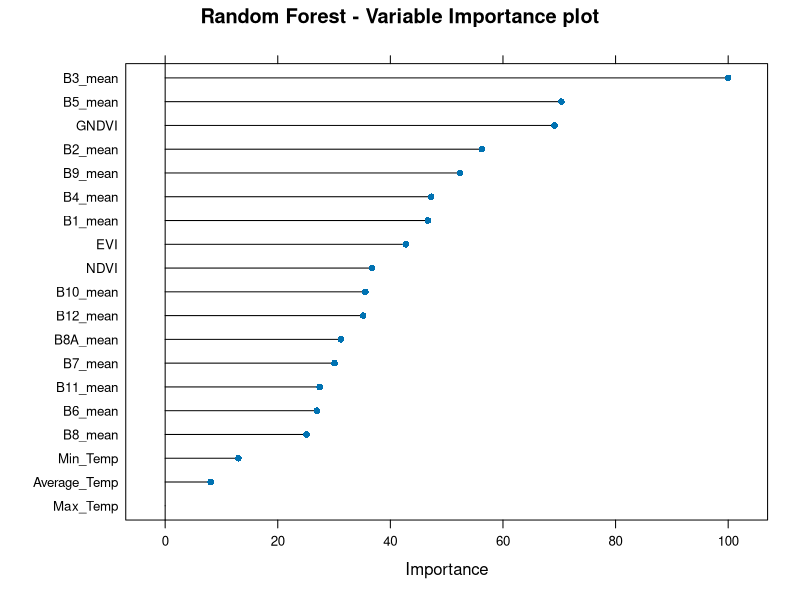

Generate this figure with R:
# Load packages
# https://www.machinelearningplus.com/machine-learning/caret-package/
# https://www.youtube.com/watch?v=fSytzGwwBVw
library(tidyverse)
library(mlbench)
library(caret)

# Set the folder location
#setwd('~/Dropbox/RS Project/RSSTARTUP_repo/Product_Development/Yield_forcasting_R/Innovation_laboratory_EAGLE')
setwd('/home/diego/GITHUP_REPO/Innovation_laboratory_EAGLE')

# Import dataset
# The dataset used is summary_fn.csv, which was clean but the original one
# is summary.csv
Field_Carmen <- read.csv('./Original_data/summary_fn.csv')

# Structure of the dataframe
str(Field_Carmen)

# See top 6 rows and 10 columns
head(Field_Carmen[, 1:10])

# Split the data into training and test set
set.seed(123)
training.samples <- Field_Carmen$Kg_He %>%
  createDataPartition(p = 0.75, list = FALSE)

train.data  <- Field_Carmen[training.samples, ]
test.data <- Field_Carmen[-training.samples, ]

################################################################################

# Build the model
#model <- lm(Kg_He ~., data = train.data)

# Observe the model
#model

# It is because, one of your dependent variables has NA for Coefficients given as
# output by the lm(..) function. Such a variable is making no difference to the 
# model, often due to multicollinearity problem ie, that predictor variable is 
# linearly dependent on other predictor variables OR because, that predictor 
# variable is constant for all the records(rows). The best thing to do is to drop
# that variable from the formula in lm(..) function and do the regression again.

# Make predictions and compute the R2, RMSE and MAE
#predictions <- model %>% predict(test.data, na.action=na.exclude)

#data.frame( R2 = R2(predictions, test.data$Kg_He),
#            RMSE = RMSE(predictions, test.data$Kg_He),
#            MAE = MAE(predictions, test.data$Kg_He))

#RMSE(predictions, test.data$Kg_He)/mean(test.data$Kg_He)

################################################################################

# RandomForest
# https://topepo.github.io/caret/train-models-by-tag.html#random-forest
# https://stats.stackexchange.com/questions/348245/do-we-have-to-tune-the-number-of-trees-in-a-random-forest
# https://stats.stackexchange.com/questions/50210/caret-and-randomforest-number-of-trees

# Define training control
set.seed(234)
train.control <- trainControl(method = "none")

# Train the model
model <- train(Kg_He ~., data = Field_Carmen, 
               method = "rf",
               ntree = 1000,
               trControl = train.control,
               tuneGrid = data.frame(mtry = 6))

# Summarize the results
summary(model)
print(model)

# Make predictions and compute the R2, RMSE and MAE
predictions <- model %>% predict(test.data, na.action=na.exclude)

predictions

data.frame( R2 = R2(predictions, test.data$Kg_He),
            RMSE = RMSE(predictions, test.data$Kg_He),
            MAE = MAE(predictions, test.data$Kg_He))

RMSE(predictions, test.data$Kg_He)/mean(test.data$Kg_He)

# variable importance
gbmImp <- varImp(model, scale = T)
gbmImp

# Save boxplot as .png
png(file = './Plots/Variable_Importance.png', units = "px",
    width = 600, height = 700)
plot(gbmImp, top = 19, main = "Random Forest - Variable Importance plot")
dev.off()
